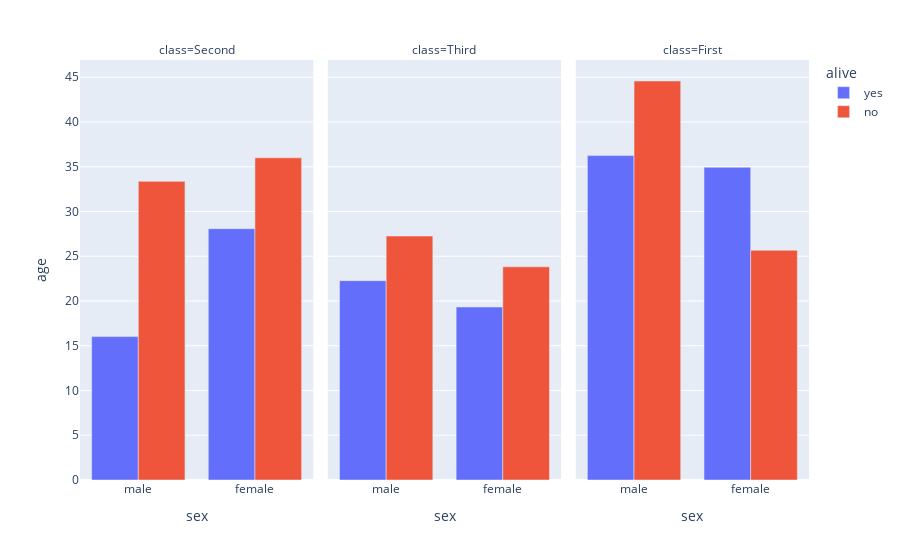

The notebook cell this image was saved under:
### Markdown cell above
#### Plot

### Code cell
px.bar(data_frame=dff, x='sex', y='age', color='alive', barmode='group', facet_col='class')

### Figure 1 — Plotly figure (JSON) as saved in the notebook; plotly's stock layout.template omitted (floating-point values rounded to 4 significant figures)
{"data": [{"alignmentgroup": "True", "hovertemplate": "alive=yes<br>class=Second<br>sex=%{x}<br>age=%{y}<extra></extra>", "legendgroup": "yes", "marker": {"color": "#636efa", "pattern": {"shape": ""}}, "name": "yes", "offsetgroup": "yes", "orientation": "v", "showlegend": true, "textposition": "auto", "type": "bar", "x": ["male", "female"], "xaxis": "x", "y": [16.02, 28.08], "yaxis": "y"}, {"alignmentgroup": "True", "hovertemplate": "alive=yes<br>class=Third<br>sex=%{x}<br>age=%{y}<extra></extra>", "legendgroup": "yes", "marker": {"color": "#636efa", "pattern": {"shape": ""}}, "name": "yes", "offsetgroup": "yes", "orientation": "v", "showlegend": false, "textposition": "auto", "type": "bar", "x": ["female", "male"], "xaxis": "x2", "y": [19.33, 22.27], "yaxis": "y2"}, {"alignmentgroup": "True", "hovertemplate": "alive=yes<br>class=First<br>sex=%{x}<br>age=%{y}<extra></extra>", "legendgroup": "yes", "marker": {"color": "#636efa", "pattern": {"shape": ""}}, "name": "yes", "offsetgroup": "yes", "orientation": "v", "showlegend": false, "textposition": "auto", "type": "bar", "x": ["female", "male"], "xaxis": "x3", "y": [34.94, 36.25], "yaxis": "y3"}, {"alignmentgroup": "True", "hovertemplate": "alive=no<br>class=Second<br>sex=%{x}<br>age=%{y}<extra></extra>", "legendgroup": "no", "marker": {"color": "#EF553B", "pattern": {"shape": ""}}, "name": "no", "offsetgroup": "no", "orientation": "v", "showlegend": true, "textposition": "auto", "type": "bar", "x": ["male", "female"], "xaxis": "x", "y": [33.37, 36], "yaxis": "y"}, {"alignmentgroup": "True", "hovertemplate": "alive=no<br>class=Third<br>sex=%{x}<br>age=%{y}<extra></extra>", "legendgroup": "no", "marker": {"color": "#EF553B", "pattern": {"shape": ""}}, "name": "no", "offsetgroup": "no", "orientation": "v", "showlegend": false, "textposition": "auto", "type": "bar", "x": ["female", "male"], "xaxis": "x2", "y": [23.82, 27.26], "yaxis": "y2"}, {"alignmentgroup": "True", "hovertemplate": "alive=no<br>class=First<br>sex=%{x}<br>age=%{y}<extra></extra>", "legendgroup": "no", "marker": {"color": "#EF553B", "pattern": {"shape": ""}}, "name": "no", "offsetgroup": "no", "orientation": "v", "showlegend": false, "textposition": "auto", "type": "bar", "x": ["female", "male"], "xaxis": "x3", "y": [25.67, 44.58], "yaxis": "y3"}], "layout": {"annotations": [{"font": {}, "showarrow": false, "text": "class=Second", "x": 0.16, "xanchor": "center", "xref": "paper", "y": 1, "yanchor": "bottom", "yref": "paper"}, {"font": {}, "showarrow": false, "text": "class=Third", "x": 0.5, "xanchor": "center", "xref": "paper", "y": 1, "yanchor": "bottom", "yref": "paper"}, {"font": {}, "showarrow": false, "text": "class=First", "x": 0.84, "xanchor": "center", "xref": "paper", "y": 1, "yanchor": "bottom", "yref": "paper"}], "autosize": true, "barmode": "group", "legend": {"title": {"text": "alive"}, "tracegroupgap": 0}, "margin": {"t": 60}, "xaxis": {"anchor": "y", "autorange": true, "domain": [0, 0.32], "range": [-0.5, 1.5], "title": {"text": "sex"}, "type": "category"}, "xaxis2": {"anchor": "y2", "autorange": true, "domain": [0.34, 0.66], "matches": "x", "range": [-0.5, 1.5], "title": {"text": "sex"}, "type": "category"}, "xaxis3": {"anchor": "y3", "autorange": true, "domain": [0.68, 1.0], "matches": "x", "range": [-0.5, 1.5], "title": {"text": "sex"}, "type": "category"}, "yaxis": {"anchor": "x", "autorange": true, "domain": [0, 1], "range": [0, 46.93], "title": {"text": "age"}, "type": "linear"}, "yaxis2": {"anchor": "x2", "autorange": true, "domain": [0, 1], "matches": "y", "range": [0, 46.93], "showticklabels": false, "type": "linear"}, "yaxis3": {"anchor": "x3", "autorange": true, "domain": [0, 1], "matches": "y", "range": [0, 46.93], "showticklabels": false, "type": "linear"}}}
